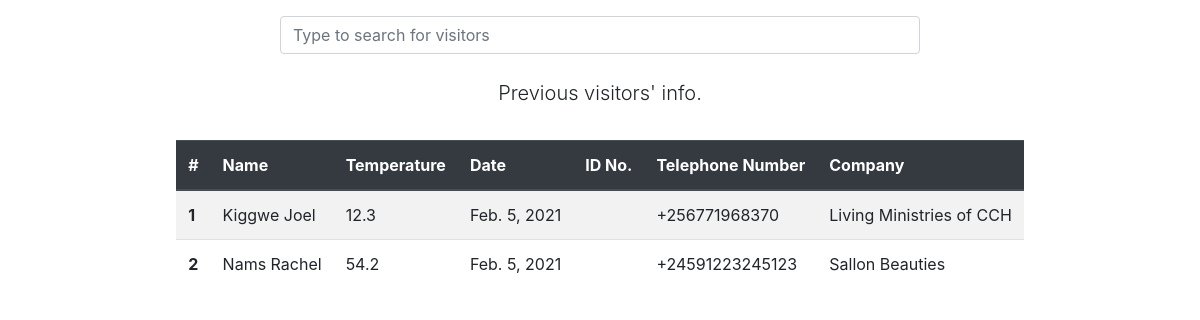
Page /home (signed in) on the committed database.
### design_hub_app/models.py (models this page shows, shortened)
class Visitor(models.Model):
    name = models.CharField(max_length=55)
    temperature = models.DecimalField(max_digits=3,decimal_places=1)
    company = models.CharField(max_length=95)
    id_number = models.CharField(max_length=12, blank=True)
    telephone_number = models.CharField(max_length=15)
    date = models.DateField(auto_now_add=True)

### design_hub_app/views.py (the view)
# urls.py: url(r'^home$', views.home_page, name='homepage')
def home_page(request):
    if not request.user.is_authenticated:
        return redirect('%s?next=%s' % (settings.LOGIN_URL, request.path))
    all_visitors =  Visitor.objects.all();
    return render(request,'design_hub_app/homepage.html', {'visitors' : all_visitors })

### design_hub_app/templates/design_hub_app/homepage.html (shortened to what this page needs)
<!DOCTYPE html>
<html lang="en">
<head>
    <link rel="stylesheet" href="https://stackpath.bootstrapcdn.com/bootstrap/4.5.2/css/bootstrap.min.css"
>
</head>
<body>
        <div class="d-flex flex-column justify-content-start align-items-center px-3">
            <form class="form my-3 w-75">
                <input class="form-control" placeholder="Type to search for visitors" type="search"
                    name="search_visitors" />
            </form>
            <section class="w-md-75 d-flex flex-column align-items-center align-content-center justify-content-center">
                <p class="my-2 lead"> Previous visitors' info.
                </p><br />
                <table class="table table-responsive table-striped">
                    <thead class="thead-dark">
                        <tr>
                            <th class="px-n4">#</th>
                            <th>Name</th>
                            <th>Temperature</th>
                            <th>Date</th>
                            <th>ID No.</th>
                            <th>Telephone Number</th>
                            <th>Company</th>
                        </tr>
                    </thead>
                    <tbody>
                        {% for visitor in visitors %}
                        <small>
                            <tr class="py-3">
                                <th class="px-n2">{{ visitor.id }}</th>
                                <td>{{ visitor.name }}</td>
                                <td>{{ visitor.temperature }}</td>
                                <td>{{ visitor.date }}</td>
                                <th>{{ visitor.id_number }}</th>
                                <td>{{ visitor.telephone_number }}</td>
                                <td>{{ visitor.company }}</td>
                            </tr>
                        </small>
                        {% endfor %}
                    </tbody>
                </table>
            </section>
        </div>
</body>
</html>

### design_hub_app/templates/design_hub_app/homepage.html (style rules this page uses)
.form { max-width: 40rem; }
table tbody { font-size: 1rem !important; }

### rows in the picture
Visitor: id "1", name "Kiggwe Joel", temperature "12.3", date "Feb. 5, 2021", telephone_number "+256771968370", company "Living Ministries of CCH"
Visitor: id "2", name "Nams Rachel", temperature "54.2", date "Feb. 5, 2021", telephone_number "+24591223245123", company "Sallon Beauties"
